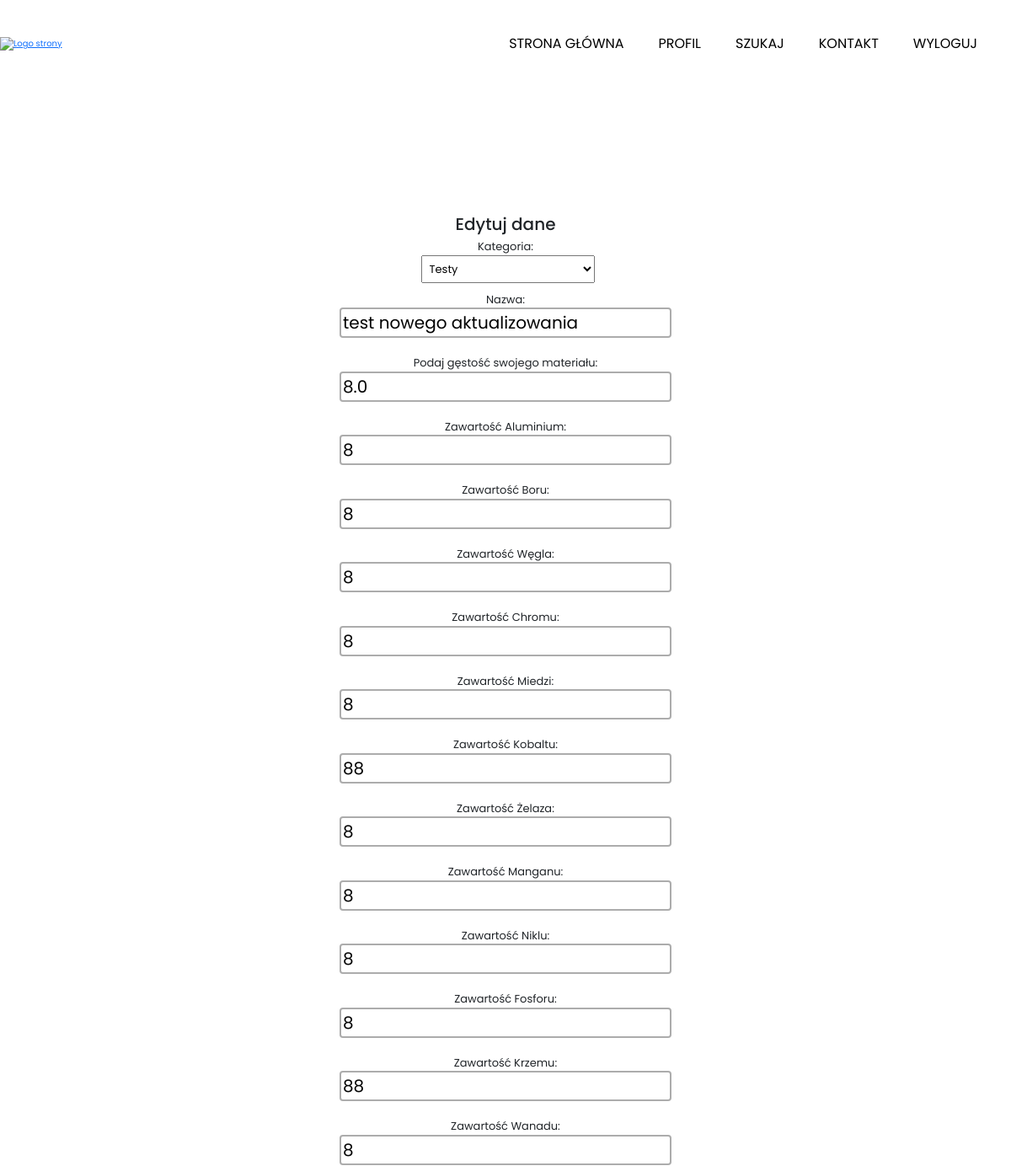
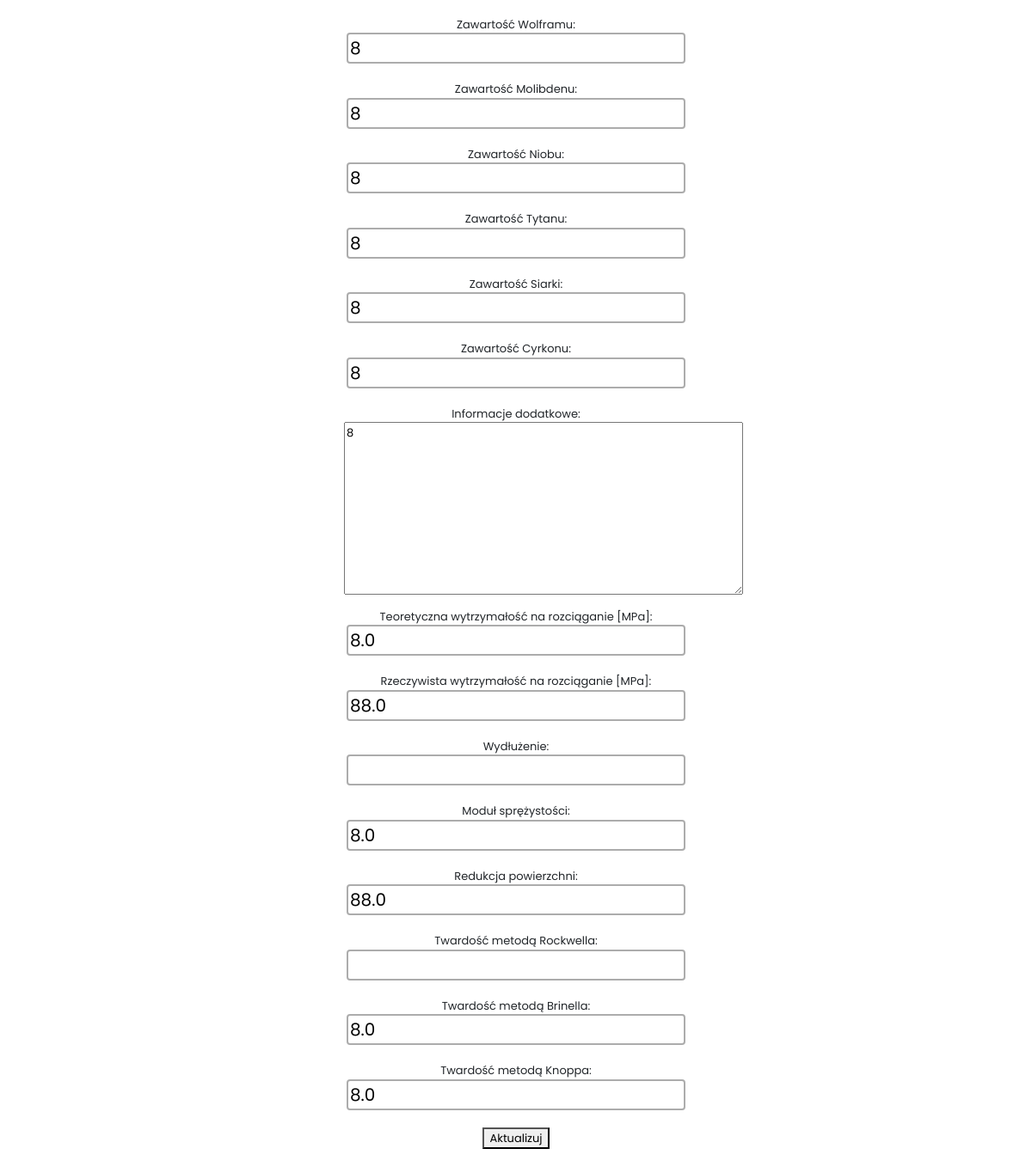
The app's page /profil/test-nowego-aktualizowania/edytuj/ (signed in) with its own data (2 pictures, top to bottom).
### uzytkownik/models.py (models this page shows, shortened)
class GatunekUzytkownika(models.Model):
    kategoria = models.ForeignKey(
        Kategorie, related_name='gatunki_uzytkownika', on_delete=models.CASCADE, null=True, blank=True)
    nazwa = models.CharField(max_length=255)
    gestosc = models.FloatField()
    Aluminum = models.CharField(max_length=20, null=True, blank=True)
    Boron = models.CharField(max_length=20, null=True, blank=True)
    Carbon = models.CharField(max_length=20, null=True, blank=True)
    Chromium = models.CharField(max_length=20, null=True, blank=True)
    Copper = models.CharField(max_length=20, null=True, blank=True)
    Cobalt = models.CharField(max_length=20, null=True, blank=True)
    Iron = models.CharField(max_length=20, null=True, blank=True)
    Manganese = models.CharField(max_length=20, null=True, blank=True)
    Nickel = models.CharField(max_length=20, null=True, blank=True)
    Phosphorus = models.CharField(max_length=20, null=True, blank=True)
    Silicon = models.CharField(max_length=20, null=True, blank=True)
    Vanadium = models.CharField(max_length=20, null=True, blank=True)
    Tungsten = models.CharField(max_length=20, null=True, blank=True)
    Molybdenum = models.CharField(max_length=20, null=True, blank=True)
    Niobium = models.CharField(max_length=20, null=True, blank=True)
    Titanium = models.CharField(max_length=20, null=True, blank=True)
    Sulfur = models.CharField(max_length=20, null=True, blank=True)
    Zirconium = models.CharField(max_length=20, null=True, blank=True)
    informacje_dodatkowe = models.TextField(
        max_length=500, null=True, blank=True)
    TensileStrengthUltimate = models.FloatField(null=True, blank=True)
    TensileStrengthYield = models.FloatField(null=True, blank=True)
    ElongationAtBreak = models.FloatField(null=True, blank=True)
    ModulusOfElasticity = models.FloatField(null=True, blank=True)
    ReductionOfArea = models.FloatField(null=True, blank=True)
    HardnessRockwellB = models.FloatField(null=True, blank=True)
    HardnessBrinell = models.FloatField(null=True, blank=True)
    HardnessKnoop = models.FloatField(null=True, blank=True)
    stworzony_przez = models.ForeignKey(
        User, related_name="stworzone_gatunki_uzytkownika", on_delete=models.CASCADE)
    slug = models.SlugField(default="", null=False,
                            db_index=True, unique=True)
    class Meta:
        verbose_name_plural = "Gatunek Użytkownika"

### uzytkownik/views.py (the view)
# urls.py: path("<slug:slug>/edytuj/", views.edytuj_wpis_uzytkownika, name="edytuj"),
def edytuj_wpis_uzytkownika(request, slug):
    rekord = get_object_or_404(
        GatunekUzytkownika, slug=slug, stworzony_przez=request.user)
    if request.method == "POST":
        formularz = GatunekUzytkownikaForm(request.POST, instance=rekord)
        if formularz.is_valid():
            formularz.save()
            return redirect("uzytkownik:twoje_wpisy")
    else:
        formularz = GatunekUzytkownikaForm(instance=rekord)
    return render(request, "uzytkownik/edytuj_wpis.html", {
        "formularz_gestosci": formularz,
    })

### strona_glowna/models.py (called while the page is built)
    def __str__(self):
        return self.nazwa

### uzytkownik/templates/uzytkownik/edytuj_wpis.html (shortened to what this page needs)
{% extends "base.html" %}
{% load static %}
{% block content %}
<form action="" method="POST" class="formularz-wpisu">
    <h2>Edytuj dane</h2>
    {% for form_field in formularz_gestosci %}
        <div class="pole-formularza">
            {{ form_field.label_tag }}
            {{ form_field }}
        </div>
    {% endfor %}
    <button type="submit">Aktualizuj</button>
</form>
{% endblock  %}

### strona_glowna/static/strona_glowna/styles/base.css (style rules this page uses)
html { font-size: 62.5%; }
body { margin: 0; font-family: 'Poppins'; }
#pudlo_log_rej, .formularz-wpisu { width: 500px; margin-left: auto; margin-right: auto; margin-top: 100px; text-align: center; padding: 50px; border-radius: .8em; font-size: 13px; }
#pudlo_log_rej input, .formularz-wpisu input, .search-input { font-size: 20px; margin-bottom: 10px; border-radius: .2em; border: 2px solid rgb(172, 172, 172); }
.pole-formularza { margin-bottom: 1rem; }
.pole-formularza label { margin-bottom: 0.5 rem; font-size: 13px; display: block; }
.compare-bar select, .pole-formularza select { margin-left: 5px; padding: 5px; }

### records on screen
GatunekUzytkownika: formularz_gestosci "Testy" "test nowego aktualizowania" "8.0" "8" "8" "8" "8" "8" "88" "8" "8" "8" "8" "88" "8" "8" "8" "8" "8" "8" "8" "8" "8.0" "88.0" "8.0" "88.0" "8.0" "8.0"
